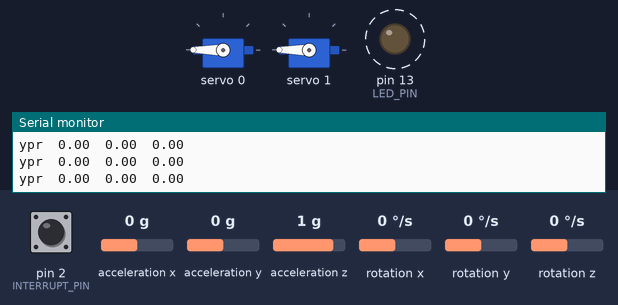
The sketch below on a simulated Arduino Uno, built with avr-gcc and run on an emulated ATmega328P. On the bench: 2 × servo, output pins drawn as LEDs (lit = HIGH), the last lines printed to the serial monitor. Dashed ring = blinking. The test bench sets the inputs (shaded band); at power-on: acceleration x 0 g, acceleration y 0 g, acceleration z 1 g, rotation z 0 °/s, pin 2 (INTERRUPT_PIN) LOW, rotation x 0 °/s, rotation y 0 °/s. The sensor or clock chip raises its interrupt line as the real part does.

Above: at 1.7 s.
1.8 s: acceleration x set to 0.8 g
At 2.34 s:
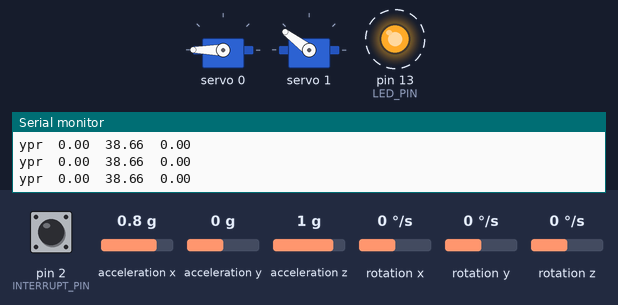
4.8 s: acceleration y set to -1.4 g
At 5.02 s:
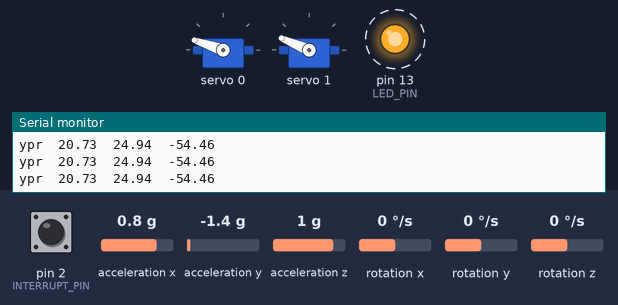
7.8 s: acceleration z set to -0.8 g
At 9.79 s:
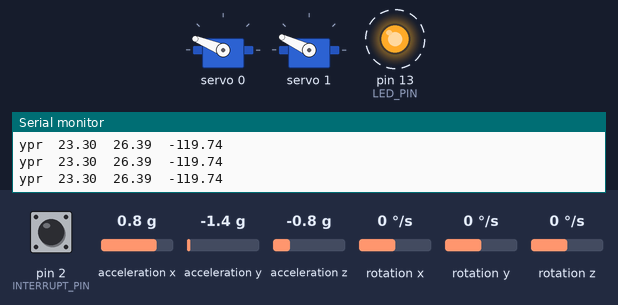
10.8 s: rotation z set to -192 °/s
At 11.43 s:
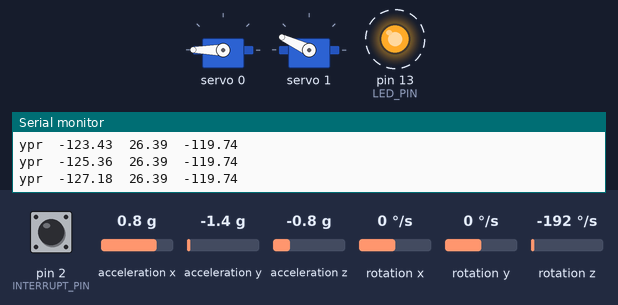
13.8 s: rotation z set to -100 °/s
16.8 s: rotation z set to 100 °/s
Timing chart, 0 to 27.5 s (numbered marks = the images above; inputs shaded):
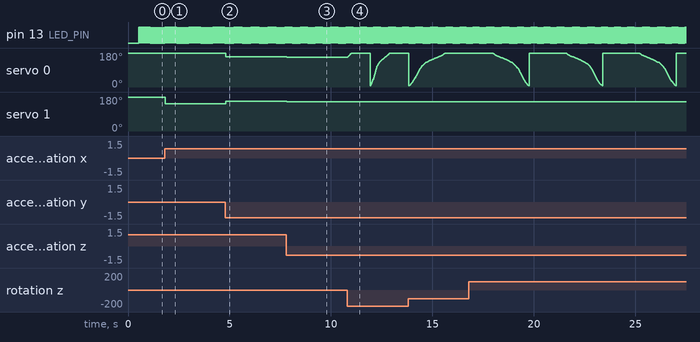

The sketch:

ServoMPUOn1Arduino.ino
```cpp
#include <Wire.h>
#include <Adafruit_PWMServoDriver.h>

// I2Cdev and MPU6050 must be installed as libraries, or else the .cpp/.h files
// for both classes must be in the include path of your project
#include "I2Cdev.h"

#include "MPU6050_6Axis_MotionApps20.h"
//#include "MPU6050.h" // not necessary if using MotionApps include file

// Arduino Wire library is required if I2Cdev I2CDEV_ARDUINO_WIRE implementation
// is used in I2Cdev.h
#if I2CDEV_IMPLEMENTATION == I2CDEV_ARDUINO_WIRE
#include "Wire.h"
#endif
MPU6050 mpu;

// called this way, it uses the default address 0x40
// pwm is adafruits library meant to mimic things like servo.writeMicroseconds in order for them to use it on the dedicated servo driver
Adafruit_PWMServoDriver pwm = Adafruit_PWMServoDriver();

#define SERVOMIN  600 // This is the rounded 'minimum' microsecond length, in this case the servo can have a minimum of 600 (600-2400 for 270 degrees rotation)
#define SERVOMAX  2400 // This is the rounded 'maximum' microsecond length, in this case the servo can have a maximum of 2400
#define SERVO_FREQ 50 // Analog servos run at ~50 Hz updates
#define OUTPUT_READABLE_YAWPITCHROLL

// our servo # counter
uint8_t servo0 = 0;
uint8_t servo1 = 1;

#define INTERRUPT_PIN 2  // use pin 2 on Arduino Uno & most boards
#define LED_PIN 13 // (Arduino is 13, Teensy is 11, Teensy++ is 6)
bool blinkState = false;

// MPU control/status vars
bool dmpReady = false;  // set true if DMP init was successful
uint8_t mpuIntStatus;   // holds actual interrupt status byte from MPU
uint8_t devStatus;      // return status after each device operation (0 = success, !0 = error)
uint16_t packetSize;    // expected DMP packet size (default is 42 bytes)
uint16_t fifoCount;     // count of all bytes currently in FIFO
uint8_t fifoBuffer[64]; // FIFO storage buffer

// orientation/motion vars
Quaternion q;           // [w, x, y, z]         quaternion container
VectorInt16 aa;         // [x, y, z]            accel sensor measurements
VectorInt16 aaReal;     // [x, y, z]            gravity-free accel sensor measurements
VectorInt16 aaWorld;    // [x, y, z]            world-frame accel sensor measurements
VectorFloat gravity;    // [x, y, z]            gravity vector
float euler[3];         // [psi, theta, phi]    Euler angle container
float ypr[3];           // [yaw, pitch, roll]   yaw/pitch/roll container and gravity vector

// packet structure for InvenSense teapot demo
uint8_t teapotPacket[14] = { '$', 0x02, 0, 0, 0, 0, 0, 0, 0, 0, 0x00, 0x00, '\r', '\n' };


// ================================================================
// ===               INTERRUPT DETECTION ROUTINE                ===
// ================================================================

volatile bool mpuInterrupt = false;     // indicates whether MPU interrupt pin has gone high
void dmpDataReady() {
  mpuInterrupt = true;
}

float servoY = 0;
float servoYmap = 0;
float servoP = 0;
float servoPmap = 0;

void setup() {
  Serial.begin(115200);

  pwm.begin();
  pwm.setOscillatorFrequency(27000000);
  pwm.setPWMFreq(SERVO_FREQ);  // Analog servos run at ~50 Hz updates

  // join I2C bus (I2Cdev library doesn't do this automatically)
#if I2CDEV_IMPLEMENTATION == I2CDEV_ARDUINO_WIRE
  Wire.begin();
  Wire.setClock(400000); // 400kHz I2C clock. Comment this line if having compilation difficulties
#elif I2CDEV_IMPLEMENTATION == I2CDEV_BUILTIN_FASTWIRE
  Fastwire::setup(400, true);
#endif

  while (!Serial); // wait for Leonardo enumeration, others continue immediately

  // NOTE: 8MHz or slower host processors, like the Teensy @ 3.3V or Arduino
  // Pro Mini running at 3.3V, cannot handle this baud rate reliably due to
  // the baud timing being too misaligned with processor ticks. You must use
  // 38400 or slower in these cases, or use some kind of external separate
  // crystal solution for the UART timer.

  // initialize device
  Serial.println(F("Initializing I2C devices..."));
  mpu.initialize();
  pinMode(INTERRUPT_PIN, INPUT);

  // verify connection
  Serial.println(F("Testing device connections..."));
  Serial.println(mpu.testConnection() ? F("MPU6050 connection successful") : F("MPU6050 connection failed"));

  // load and configure the DMP
  Serial.println(F("Initializing DMP..."));
  devStatus = mpu.dmpInitialize();

  // supply your own gyro offsets here, scaled for min sensitivity
  mpu.setXGyroOffset(220);
  mpu.setYGyroOffset(76);
  mpu.setZGyroOffset(-85);
  mpu.setZAccelOffset(1788); // 1688 factory default for my test chip

  // make sure it worked (returns 0 if so)
  if (devStatus == 0) {
    // Calibration Time: generate offsets and calibrate our MPU6050
    mpu.CalibrateAccel(6);
    mpu.CalibrateGyro(6);
    mpu.PrintActiveOffsets();
    // turn on the DMP, now that it's ready
    Serial.println(F("Enabling DMP..."));
    mpu.setDMPEnabled(true);

    // enable Arduino interrupt detection
    Serial.print(F("Enabling interrupt detection (Arduino external interrupt "));
    Serial.print(digitalPinToInterrupt(INTERRUPT_PIN));
    Serial.println(F(")..."));
    attachInterrupt(digitalPinToInterrupt(INTERRUPT_PIN), dmpDataReady, RISING);
    mpuIntStatus = mpu.getIntStatus();

    // set our DMP Ready flag so the main loop() function knows it's okay to use it
    Serial.println(F("DMP ready! Waiting for first interrupt..."));
    dmpReady = true;

    // get expected DMP packet size for later comparison
    packetSize = mpu.dmpGetFIFOPacketSize();
  } else {
    // ERROR!
    // 1 = initial memory load failed
    // 2 = DMP configuration updates failed
    // (if it's going to break, usually the code will be 1)
    Serial.print(F("DMP Initialization failed (code "));
    Serial.print(devStatus);
    Serial.println(F(")"));
  }

  // configure LED for output
  pinMode(LED_PIN, OUTPUT);

  delay(10);
}


void loop() {

  // if programming failed, don't try to do anything
  if (!dmpReady) return;
  // read a packet from FIFO
  if (mpu.dmpGetCurrentFIFOPacket(fifoBuffer)) { // Get the Latest packet
#ifdef OUTPUT_READABLE_YAWPITCHROLL
    // display Euler angles in degrees
    mpu.dmpGetQuaternion(&q, fifoBuffer);
    mpu.dmpGetGravity(&gravity, &q);
    mpu.dmpGetYawPitchRoll(ypr, &q, &gravity);
    Serial.print("ypr\t");
    Serial.print(ypr[0] * 180 / M_PI);
    servoY = ypr[0] * 180 / M_PI;
    Serial.print("\t");
    Serial.print(ypr[1] * 180 / M_PI);
    servoP = ypr[1] * 180 / M_PI;
    Serial.print("\t");
    Serial.println(ypr[2] * 180 / M_PI);

    servoYmap = map(servoY, 180, 0, SERVOMIN, SERVOMAX);
    pwm.writeMicroseconds(servo0, servoYmap);
    servoPmap = map(servoP, 180, 0, SERVOMIN, SERVOMAX);
    pwm.writeMicroseconds(servo1, servoPmap);
    delay(1);
#endif

    // blink LED to indicate activity
    blinkState = !blinkState;
    digitalWrite(LED_PIN, blinkState);
  }
}
```

Measured:
- after the input at 1.8 s, servo 1: 180° → 143° at once
- after the input at 4.8 s, servo 0: 180° → 161° at once; servo 1: 143° → 157° at once
- after the input at 7.8 s, servo 0: 161° → 158° at once; servo 1: 157° → 155° at once
- by itself, pin 13 (LED_PIN): alternates HIGH for 0.01 s and LOW for 0.01 s
